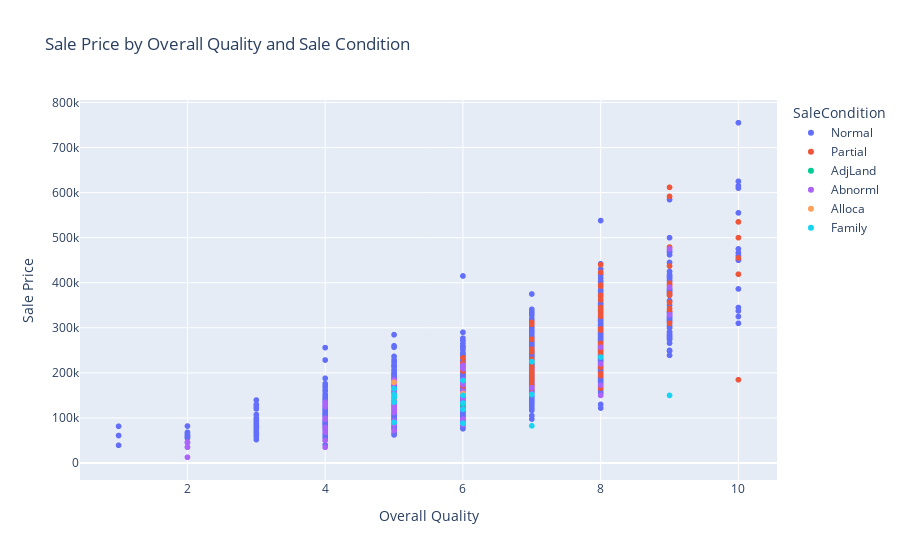

The notebook cell saved with this chart:
### Code cell
fig = px.scatter(housing, x='OverallQual', 
                 y='SalePrice', 
                 color='SaleCondition',
                 title='Sale Price by Overall Quality and Sale Condition',
                 labels={'OverallQual': 'Overall Quality', 'SalePrice': 'Sale Price'},
                 category_orders={'OverallQual': sorted(housing['OverallQual'].unique())})
fig.show()

### Figure 1 — Plotly figure (JSON) as saved in the notebook; plotly's stock layout.template omitted (floating-point values rounded to 4 significant figures; data arrays with more than 128 entries replaced by an {"elided": "..."} marker saying what was removed)
{"data": [{"hovertemplate": "SaleCondition=Normal<br>Overall Quality=%{x}<br>Sale Price=%{y}<extra></extra>", "legendgroup": "Normal", "marker": {"color": "#636efa", "symbol": "circle"}, "mode": "markers", "name": "Normal", "showlegend": true, "type": "scattergl", "x": {"elided": "2414 int values"}, "xaxis": "x", "y": {"elided": "2414 int values"}, "yaxis": "y"}, {"hovertemplate": "SaleCondition=Partial<br>Overall Quality=%{x}<br>Sale Price=%{y}<extra></extra>", "legendgroup": "Partial", "marker": {"color": "#EF553B", "symbol": "circle"}, "mode": "markers", "name": "Partial", "showlegend": true, "type": "scattergl", "x": [7, 7, 5, 7, 7, 8, 8, 8, 6, 7, 8, 7, 6, 7, 10, 7, 7, 8, 7, 8, 8, 8, 7, 8, 8, 9, 6, 8, 10, 9, 7, 7, 6, 6, 7, 10, 8, 9, 8, 8, 8, 10, 9, 8, 8, 9, 9, 9, 7, 8, 8, 9, 8, 6, 8, 10, 7, 7, 7, 7, 7, 7, 9, 7, 8, 9, 7, 8, 8, 9, 8, 6, 7, 8, 7, 9, 8, 6, 8, 7, 8, 7], "xaxis": "x", "y": [187687, 203000, 115000, 168165, 173500, 325300, 193800, 395000, 222000, 210400, 392500, 274725, 156932, 227875, 500067, 311872, 185101, 423000, 164990, 294900, 345474, 261329, 202665, 361919, 372500, 479069, 233555, 244600, 184750, 336860, 182000, 194000, 204000, 158000, 172500, 535000, 235128, 398800, 255000, 212700, 339750, 419005, 437154, 369900, 253293, 394432, 376162, 611657, 213133, 297900, 266000, 591587, 392000, 170440, 246500, 455000, 230348, 246578, 194000, 309000, 308030, 185485, 356383, 199900, 258000, 342643, 252678, 198600, 260116, 310090, 329900, 142500, 187750, 440000, 203160, 372397, 394617, 208300, 336820, 224243, 166000, 197000], "yaxis": "y"}, {"hovertemplate": "SaleCondition=AdjLand<br>Overall Quality=%{x}<br>Sale Price=%{y}<extra></extra>", "legendgroup": "AdjLand", "marker": {"color": "#00cc96", "symbol": "circle"}, "mode": "markers", "name": "AdjLand", "showlegend": true, "type": "scattergl", "x": [5, 6], "xaxis": "x", "y": [150000, 127500], "yaxis": "y"}, {"hovertemplate": "SaleCondition=Abnorml<br>Overall Quality=%{x}<br>Sale Price=%{y}<extra></extra>", "legendgroup": "Abnorml", "marker": {"color": "#ab63fa", "symbol": "circle"}, "mode": "markers", "name": "Abnorml", "showlegend": true, "type": "scattergl", "x": [6, 9, 8, 9, 8, 5, 6, 5, 4, 6, 5, 6, 5, 5, 5, 6, 7, 5, 6, 6, 5, 4, 5, 6, 2, 4, 5, 5, 9, 4, 6, 5, 5, 5, 4, 6, 4, 6, 5, 4, 8, 2, 5, 5, 5, 4, 5, 5, 5, 7, 5, 6, 6, 5, 5, 2, 4, 4, 6, 8, 5], "xaxis": "x", "y": [178000, 390000, 172500, 475000, 220000, 115000, 134000, 119900, 50000, 97500, 115000, 209000, 93500, 164500, 155891, 120000, 167000, 130000, 180000, 217000, 118500, 97000, 119000, 174000, 12789, 76500, 115000, 142500, 328900, 128500, 156000, 124000, 185000, 131000, 34900, 175000, 125000, 142500, 149900, 135000, 257000, 35311, 145000, 175000, 132000, 68400, 159434, 123000, 125000, 154000, 72000, 185000, 85400, 112000, 146000, 46500, 99500, 79000, 158900, 150000, 84900], "yaxis": "y"}, {"hovertemplate": "SaleCondition=Alloca<br>Overall Quality=%{x}<br>Sale Price=%{y}<extra></extra>", "legendgroup": "Alloca", "marker": {"color": "#FFA15A", "symbol": "circle"}, "mode": "markers", "name": "Alloca", "showlegend": true, "type": "scattergl", "x": [5, 5, 6, 5], "xaxis": "x", "y": [179000, 150909, 154204, 142953], "yaxis": "y"}, {"hovertemplate": "SaleCondition=Family<br>Overall Quality=%{x}<br>Sale Price=%{y}<extra></extra>", "legendgroup": "Family", "marker": {"color": "#19d3f3", "symbol": "circle"}, "mode": "markers", "name": "Family", "showlegend": true, "type": "scattergl", "x": [6, 5, 7, 8, 7, 9, 5, 6, 5, 6, 5, 5, 5, 6, 6, 7, 5], "xaxis": "x", "y": [88000, 145000, 82500, 235000, 225000, 150000, 152000, 183000, 90000, 150000, 135000, 144800, 165000, 119000, 133000, 152000, 149000], "yaxis": "y"}], "layout": {"legend": {"title": {"text": "SaleCondition"}, "tracegroupgap": 0}, "title": {"text": "Sale Price by Overall Quality and Sale Condition"}, "xaxis": {"anchor": "y", "categoryarray": [1, 2, 3, 4, 5, 6, 7, 8, 9, 10], "categoryorder": "array", "domain": [0, 1], "title": {"text": "Overall Quality"}}, "yaxis": {"anchor": "x", "domain": [0, 1], "title": {"text": "Sale Price"}}}}
